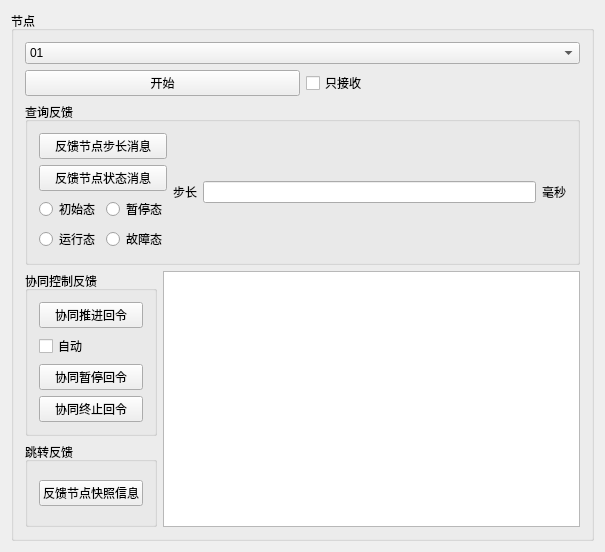
<?xml version="1.0" encoding="UTF-8"?>
<ui version="4.0">
 <class>SimNodeClass</class>
 <widget class="QWidget" name="SimNodeClass">
  <property name="geometry">
   <rect>
    <x>0</x>
    <y>0</y>
    <width>605</width>
    <height>552</height>
   </rect>
  </property>
  <property name="windowTitle">
   <string>SimNode</string>
  </property>
  <layout class="QVBoxLayout" name="verticalLayout">
   <item>
    <widget class="QGroupBox" name="groupBox_2">
     <property name="title">
      <string>节点</string>
     </property>
     <layout class="QVBoxLayout" name="verticalLayout_13">
      <item>
       <widget class="QComboBox" name="comboBox_subscriber">
        <item>
         <property name="text">
          <string>01</string>
         </property>
        </item>
        <item>
         <property name="text">
          <string>02</string>
         </property>
        </item>
        <item>
         <property name="text">
          <string>03</string>
         </property>
        </item>
        <item>
         <property name="text">
          <string>04</string>
         </property>
        </item>
        <item>
         <property name="text">
          <string>05</string>
         </property>
        </item>
        <item>
         <property name="text">
          <string>06</string>
         </property>
        </item>
        <item>
         <property name="text">
          <string>07</string>
         </property>
        </item>
        <item>
         <property name="text">
          <string>08</string>
         </property>
        </item>
        <item>
         <property name="text">
          <string>09</string>
         </property>
        </item>
        <item>
         <property name="text">
          <string>10</string>
         </property>
        </item>
       </widget>
      </item>
      <item>
       <layout class="QHBoxLayout" name="horizontalLayout_9">
        <item>
         <widget class="QPushButton" name="pushButton_subscriber">
          <property name="text">
           <string>开始</string>
          </property>
         </widget>
        </item>
        <item>
         <widget class="QCheckBox" name="checkBox_only_subscriber">
          <property name="text">
           <string>只接收</string>
          </property>
         </widget>
        </item>
       </layout>
      </item>
      <item>
       <widget class="QGroupBox" name="groupBox_6">
        <property name="title">
         <string>查询反馈</string>
        </property>
        <layout class="QHBoxLayout" name="horizontalLayout_10">
         <item>
          <layout class="QVBoxLayout" name="verticalLayout_12">
           <item>
            <widget class="QPushButton" name="pushButton_feed_nodesearch">
             <property name="text">
              <string>反馈节点步长消息</string>
             </property>
            </widget>
           </item>
           <item>
            <widget class="QPushButton" name="pushButton_feed_nodesearchstate">
             <property name="text">
              <string>反馈节点状态消息</string>
             </property>
            </widget>
           </item>
           <item>
            <layout class="QHBoxLayout" name="horizontalLayout_7">
             <item>
              <layout class="QVBoxLayout" name="verticalLayout_6">
               <item>
                <widget class="QRadioButton" name="radioButton_sub_init">
                 <property name="text">
                  <string>初始态</string>
                 </property>
                </widget>
               </item>
               <item>
                <widget class="QRadioButton" name="radioButton_sub_run">
                 <property name="text">
                  <string>运行态</string>
                 </property>
                </widget>
               </item>
              </layout>
             </item>
             <item>
              <layout class="QVBoxLayout" name="verticalLayout_11">
               <item>
                <widget class="QRadioButton" name="radioButton_sub_pause">
                 <property name="text">
                  <string>暂停态</string>
                 </property>
                </widget>
               </item>
               <item>
                <widget class="QRadioButton" name="radioButton_sub_error">
                 <property name="text">
                  <string>故障态</string>
                 </property>
                </widget>
               </item>
              </layout>
             </item>
            </layout>
           </item>
          </layout>
         </item>
         <item>
          <layout class="QVBoxLayout" name="verticalLayout_10">
           <item>
            <layout class="QHBoxLayout" name="horizontalLayout_2">
             <item>
              <widget class="QLabel" name="label_6">
               <property name="text">
                <string>步长</string>
               </property>
              </widget>
             </item>
             <item>
              <widget class="QLineEdit" name="lineEdit_subscriber_step"/>
             </item>
            </layout>
           </item>
          </layout>
         </item>
         <item>
          <widget class="QLabel" name="label_3">
           <property name="text">
            <string>毫秒</string>
           </property>
          </widget>
         </item>
        </layout>
       </widget>
      </item>
      <item>
       <layout class="QHBoxLayout" name="horizontalLayout_8">
        <item>
         <layout class="QVBoxLayout" name="verticalLayout_9">
          <item>
           <widget class="QGroupBox" name="groupBox_7">
            <property name="title">
             <string>协同控制反馈</string>
            </property>
            <layout class="QVBoxLayout" name="verticalLayout_7">
             <item>
              <widget class="QPushButton" name="pushButton_feed_run">
               <property name="text">
                <string>协同推进回令</string>
               </property>
              </widget>
             </item>
             <item>
              <widget class="QCheckBox" name="checkBox_feedbackalway">
               <property name="text">
                <string>自动</string>
               </property>
              </widget>
             </item>
             <item>
              <widget class="QPushButton" name="pushButton_feed_pause">
               <property name="text">
                <string>协同暂停回令</string>
               </property>
              </widget>
             </item>
             <item>
              <widget class="QPushButton" name="pushButton_feed_stop">
               <property name="text">
                <string>协同终止回令</string>
               </property>
              </widget>
             </item>
            </layout>
           </widget>
          </item>
          <item>
           <widget class="QGroupBox" name="groupBox_8">
            <property name="title">
             <string>跳转反馈</string>
            </property>
            <layout class="QVBoxLayout" name="verticalLayout_8">
             <item>
              <widget class="QPushButton" name="pushButton_feed_snapshoot">
               <property name="text">
                <string>反馈节点快照信息</string>
               </property>
              </widget>
             </item>
            </layout>
           </widget>
          </item>
         </layout>
        </item>
        <item>
         <widget class="QtMyTextEdit" name="textEdit_subscriber"/>
        </item>
       </layout>
      </item>
     </layout>
    </widget>
   </item>
  </layout>
 </widget>
 <layoutdefault spacing="6" margin="11"/>
 <customwidgets>
  <customwidget>
   <class>QtMyTextEdit</class>
   <extends>QTextEdit</extends>
   <header>QtMyTextEdit.h</header>
  </customwidget>
 </customwidgets>
 <resources>
  <include location="SimNode.qrc"/>
 </resources>
 <connections/>
</ui>
